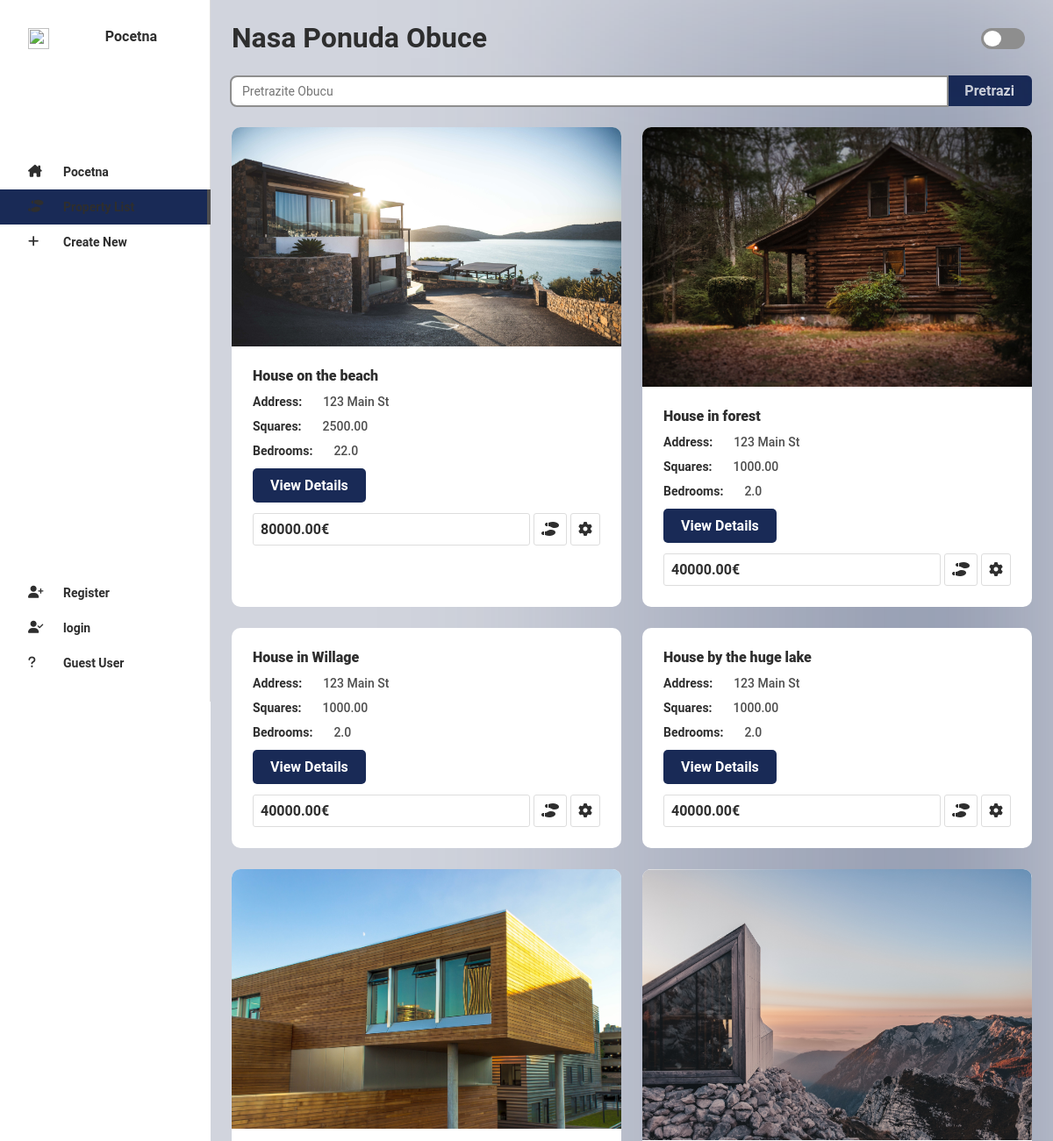
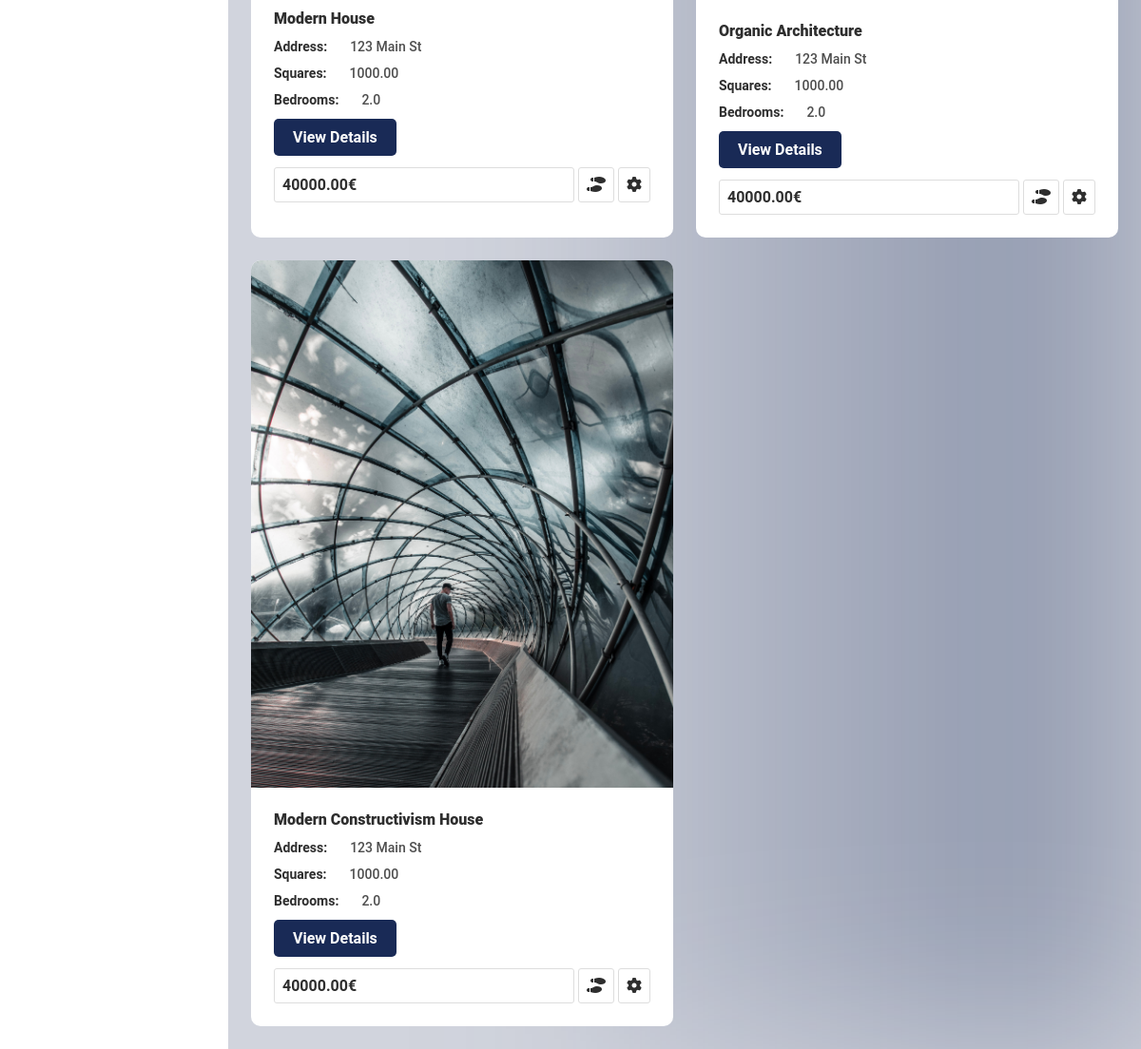
Page /list/ on the committed database (2 pictures, top to bottom).
### listings/models.py (models this page shows, shortened)
class Listing(models.Model):
    title = models.CharField(max_length=200, default='House')
    price = models.DecimalField(max_digits=10, decimal_places=2, default=40000.00, blank=True, null=True)
    address = models.CharField(max_length=200, default='123 Main St', blank=True, null=True)
    bathrooms = models.DecimalField(max_digits=3, decimal_places=1, default=2.0, blank=True, null=True)
    bedrooms = models.DecimalField(max_digits=3, decimal_places=1, default=2, blank=True, null=True)
    squares = models.DecimalField(max_digits=10, decimal_places=2, default=1000.00, blank=True, null=True)
    description = models.TextField(default='This single-family home in Austin has been upgraded with stainless steel appliances and features an open-concept layout.', blank=True, null=True)
    created = models.DateTimeField(auto_now_add=True)
    updated = models.DateTimeField(auto_now=True)
    image = models.ImageField(blank=True, null=True)

### listings/views.py (the view)
# urls.py: path('list/', views.list, name='list'),
def list(request):
    listings = Listing.objects.all()
    return render(request, 'list.html', {'listings': listings})

### listings/templates/list.html (shortened to what this page needs)
{% extends "base.html" %}
{% load static %}
{% block body %}
<h1 class="header pnd-24">Nasa Ponuda Obuce</h1>
<form id="search-form" class="search-cont" action="{% url 'list' %}" method="GET">
    <input id="search-input" class="input" type="text" name="q" placeholder="Pretrazite Obucu" autofocus>
    <button class="btn btn-color">Pretrazi</button>
</form>
<div class="prod-card-cont">
    {% for property in listings %}
        <div class="card">
            <div class="card-img-cont">
            <img src="{{ property.image.url }}" alt="" class="prod-image">
        </div>
        <div class="card-right">
            <div class="card-top">
                <h2 class="card-header">
                    {{ property.title }}
                </h2>
            </div>
        <div class="card-body">
            <p class="phar big mb-12"><span class="bold">Address:</span>{{ property.address }}</p>
            <p class="phar big mb-12"><span class="bold">Squares:</span>{{ property.squares }}</p>
            <p class="phar big mb-12"><span class="bold">Bedrooms:</span>{{ property.bedrooms }}</p><a class="btn btn-color" href="{% url 'retrieve' property.id %}">View Details</a>
        </div>
        <div class="card-footer">
            <div class="footer-left">
                {{ property.price }}€
            </div>
            <div class="loc"><i class="fa-solid fa-shoe-prints"></i></i>
            </div>
            <div class="settings"><i class="fa-solid fa-gear"></i>
            </div>
        </div>
    </div>
</div>
{% endfor %}
</div>
{% endblock %}

### listings/templates/base.html (shortened to what this page needs)
{% load static %}
<!DOCTYPE html>
<html lang="en">
<head>
             <link rel="stylesheet" href="{% static 'css/style.css' %}">
             <link rel="stylesheet" href="https://cdnjs.cloudflare.com/ajax/libs/font-awesome/6.4.2/css/all.min.css" />
</head>
<body>
    <div class="theme-toggle"><div class="toggle-btn"></div></div>
    <div class="side" id="side">
        <div class="side-up">
            <div id="logo" class="logo"><img src="{% static 'images/logo.png' %}" alt="" class="logo-image" style="width: 24px;height: 24px;"/><a href="{% url 'index' %}">
                Pocetna
            </a>
            </div>
                <nav class="navbar">
                    <a class="nav-link {% if request.path == '/' %}nav-active{% endif %}" href="{% url 'index' %}" >
                        <i class="fa-solid fa-house-chimney"></i>
                        <p>
                            Pocetna
                        </p>
                    </a>
            <a class="nav-link {% if request.path == '/list/' %}nav-active{% endif %}" href="{% url 'list' %}"><i class="fa-solid fa-shoe-prints"></i>
                <p>
                </p>
            </a>
            <a class="nav-link {% if request.path == '/create/' %}nav-active{% endif %}" href="{% url 'create' %}"><i class="fa-solid fa-plus"></i>
                <p>
                    Create New
                </p>
            </a>
        </nav>
    </div>
        <div class="profile-info">
            {% if user.is_authenticated %}
            <a class="nav-link {% if request.path == '/korpa/' %}nav-active{% endif %}" href="{% url 'korpa' %}"><i class="fa-solid fa-cart-plus"></i>
                <p>
                    Moja Korpa
                </p>
                {% if request.user.praćenje_set.all %}
                <div class="item-num">{{ request.user.praćenje_set.all|length }}</div>
                {% endif %}
            </a>
            <a class="nav-link {% if request.path == '/logout/' %}nav-active{% endif %}" href="{% url 'logout' %}"><i class="fa-solid fa-user-large-slash"></i>
                <p>
                    Logout
                </p>
            </a>
            <a class="nav-link {% if request.path == '/profile/' %}nav-active{% endif %}" href="{% url 'profile' %}"><i class="fa-solid fa-user-gear"></i>
                <p>
                    {{ request.user.username.title }}
                </p>
            </a>
            {% else %}
            <a class="nav-link {% if request.path == '/register/' %}nav-active{% endif %}" href="{% url 'register' %}"><i class="fa-solid fa-user-plus"></i>
                <p>
                    Register
                </p>
            </a>
            <a class="nav-link {% if request.path == '/login/' %}nav-active{% endif %}" href="{% url 'login' %}"><i class="fa-solid fa-user-check"></i>
                <p>
                    login
                </p>
            </a>
            <a class="nav-link {% if request.path == '/profile/' %}nav-active{% endif %}" href="{% url 'login' %}"><i class="fa-solid fa-question"></i>
                <p>
                    Guest User
                </p>
            </a>
                {% endif %}
        </div>
    </div>
    <main class="home" id="home">
        {% block body %}
        {% endblock %}
    </main>
</body>
</html>

### rows in the picture
Listing: image (picture), title "House on the beach", address "123 Main St", squares "2500.00", bedrooms "22.0", price "80000.00"
Listing: image (picture), title "House in forest", address "123 Main St", squares "1000.00", bedrooms "2.0", price "40000.00"
Listing: title "House in Willage", address "123 Main St", squares "1000.00", bedrooms "2.0", price "40000.00"
Listing: title "House by the huge lake", address "123 Main St", squares "1000.00", bedrooms "2.0", price "40000.00"
Listing: image (picture), title "Modern House", address "123 Main St", squares "1000.00", bedrooms "2.0", price "40000.00"
Listing: image (picture), title "Organic Architecture", address "123 Main St", squares "1000.00", bedrooms "2.0", price "40000.00"
Listing: image (picture), title "Modern Constructivism House", address "123 Main St", squares "1000.00", bedrooms "2.0", price "40000.00"
